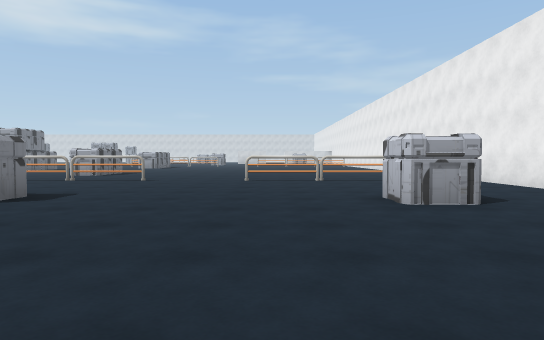
view 1 (above)

12 first-person views from a walk through a scene from a Unity 3-D project. The camera is 1.2 m above the floor, tilts 2° down and sees 75° across. The floor is counted in squares, 2 m on a side. Each view is taken from the middle of a square. On the plan, view 1 faces up. The plan holds only what a view shows up to about 10 squares ahead; the rest is blank. The place goes on beyond the plan. Some animated figures are left out.

view 2
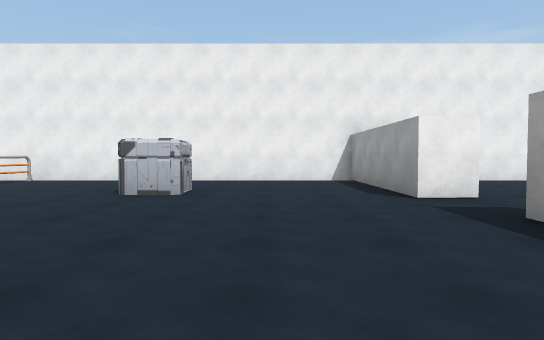

view 3
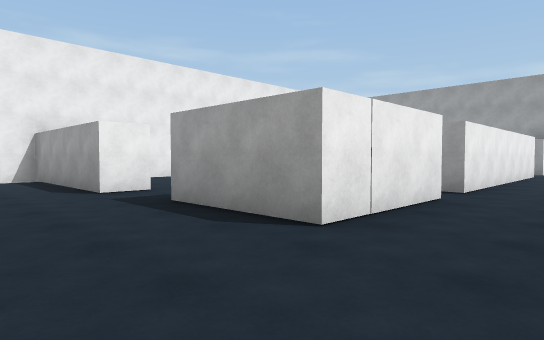

view 4
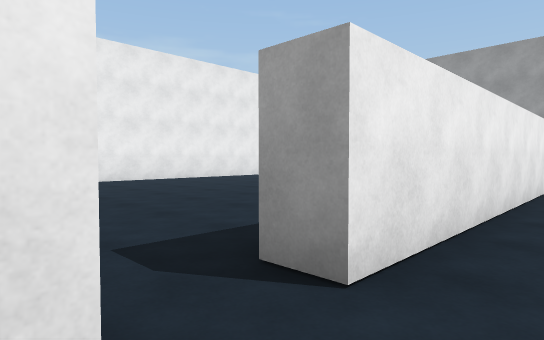

view 5
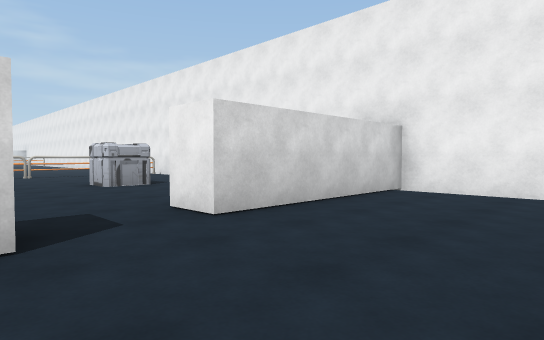

view 6
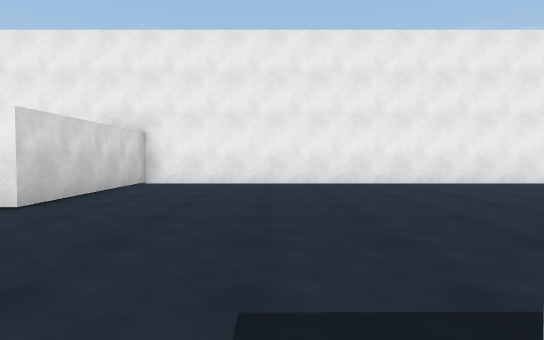

view 7
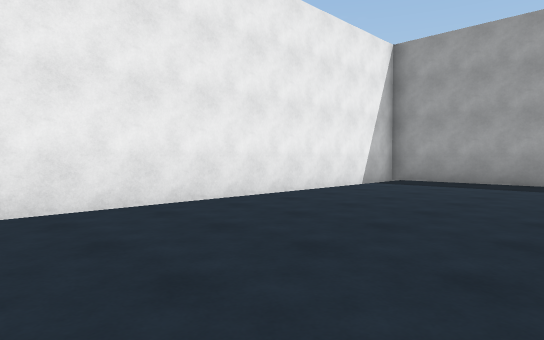

view 8
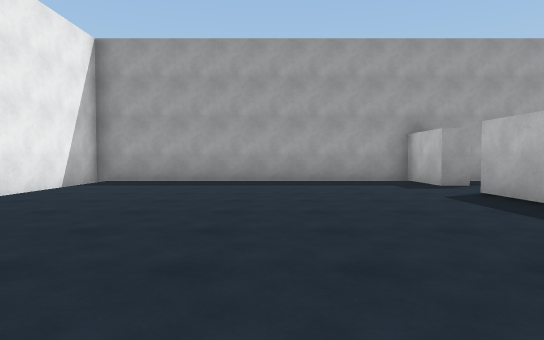

view 9
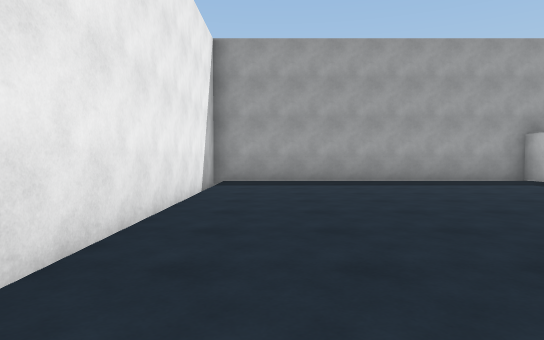

view 10
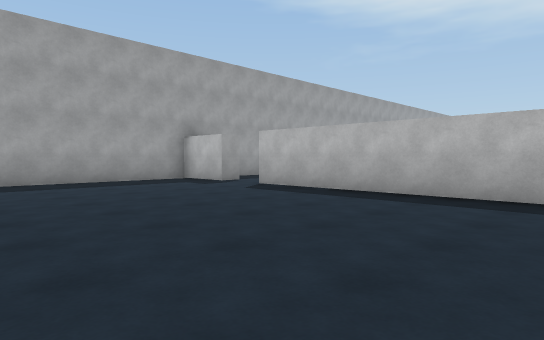

view 11
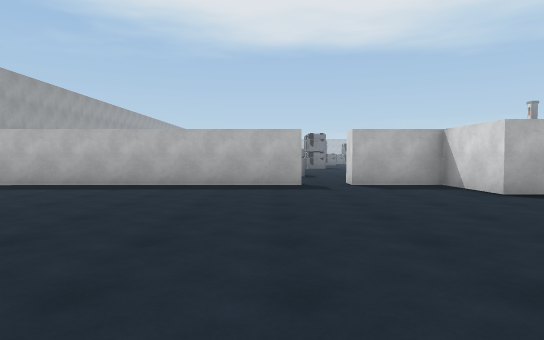

view 12
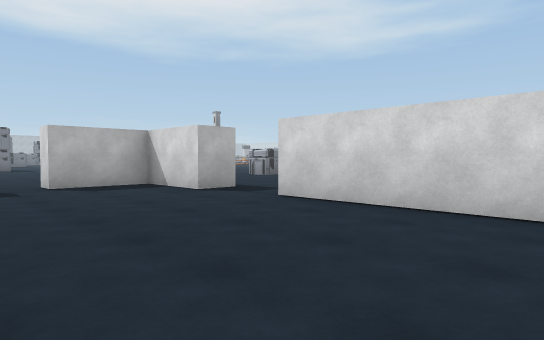

### Floor plan
Points are (right, up) in squares from view 1. A wall is a line through its corners. A room is listed if a view was taken in it or the views show most of it. See-through windows are left out.
Room 1 (views 1, 5, 6, 7, 8, 9, 10, 11, 12)
walls: (-3.1, -3.4) (-2.5, -3.4) (-2.5, -9.9); (-0.6, 0.5) (-0.6, -0.3) (-2.5, -0.4) (-2.5, -2.3) (-3.1, -2.3); (-3.2, -11.3) (-2.5, -11.3) (-2.5, -13.1) (5.5, -13.1) (5.5, 0) (1.1, 0)
ways out: opening at (-3, -10.5) to room 2; opening at (-3, -3) to room 2; opening at (0.5, 0) to room 2
Room 2 (views 2, 3, 4)
walls: (-3.1, -2.3) (-3.1, 0.5) (-0.6, 0.5); (1.1, 0) (1.1, 0.9) (5.5, 0.9) (5.5, 5.2); (5.5, 7) (5.5, 10.4); (-3.1, -9.3) (-3.1, -3.4); (-4.5, -13.1) (-4, -13.1)
ways out: opening at (-3, -10.5) to room 1; opening at (-3, -3) to room 1; opening at (0.5, 0) to room 1
objects: other object (-6, 9); other object (-5, 9) to (-4, 9); other object (-4, 5); other object (0, 9) to (1, 9); other object (2, 5); other object (2, 9) to (3, 9); other object (4, 9) to (5, 9)

Positions as (right, up) in squares from view 1, and headings:
1: (0, 0), facing up
2: (-4, 3), facing right
3: (-5, 3), facing down-right
4: (-4, -2), facing down-right
5: (-1, -3), facing up-right
6: (-3, -3), facing right
7: (1, -4), facing down-right
8: (1, -4), facing down
9: (4, -4), facing down
10: (3, -4), facing down-left
11: (5, -4), facing left
12: (5, -4), facing up-left
